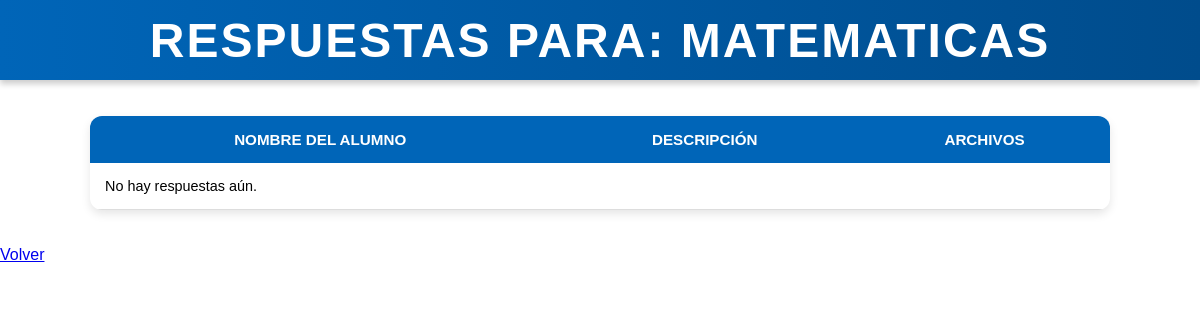
Before: /tarea/1/respuestas/ with the older database file.
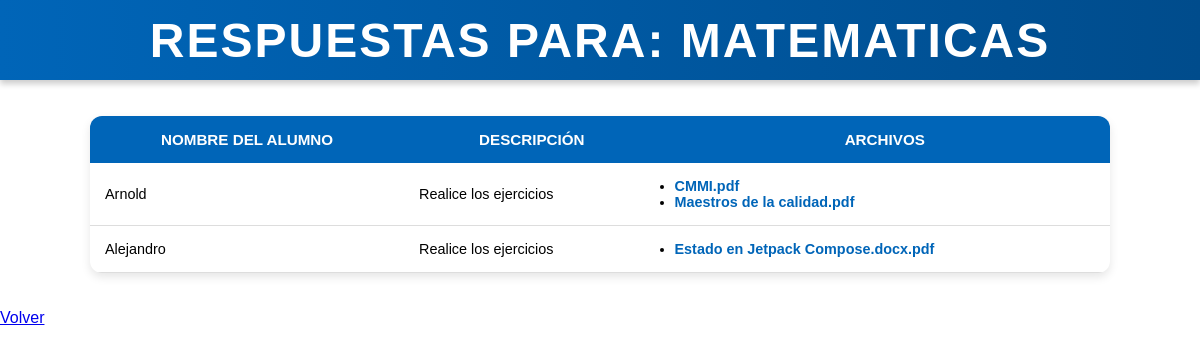
After: the same page with the newer database file.
### app/models.py (models this page shows, shortened)
class Respuesta(models.Model):
    tarea = models.ForeignKey(Tareas, on_delete=models.CASCADE, related_name='respuestas')
    nombre_alumno = models.CharField(max_length=100)
    descripcion = models.TextField()
    archivo = models.FileField(upload_to='respuestas/', null=True, blank=True)

class ArchivoRespuesta(models.Model):
    respuesta = models.ForeignKey(Respuesta, on_delete=models.CASCADE, related_name='archivos_adicionales')
    archivo = models.FileField(upload_to='respuestas_archivos/')
    nombre_original = models.CharField(max_length=255)
    fecha_subida = models.DateTimeField(auto_now_add=True)

### app/views.py (the view)
# urls.py: path('tarea/<int:tarea_id>/respuestas/', views.ver_respuestas, name='ver_respuestas'),
def ver_respuestas(request, tarea_id):
    tarea = get_object_or_404(Tareas, pk=tarea_id)
    respuestas = tarea.respuestas.all()
    return render(request, 'app/respuestas.html', {'tarea': tarea, 'respuestas': respuestas})

### app/templates/app/respuestas.html (shortened to what this page needs)
{% load static %}
<link rel="stylesheet" href="{% static 'app/index.css' %}" />
<header>
    <h2>Respuestas para: {{ tarea.nombre }}</h2>
</header>
<table>
  <tr>
    <th>Nombre del Alumno</th>
    <th>Descripción</th>
    <th>Archivos</th>
  </tr>
  {% for respuesta in respuestas %}
  <tr>
    <td>{{ respuesta.nombre_alumno }}</td>
    <td>{{ respuesta.descripcion }}</td>
    <td>
      {% if respuesta.archivos_adicionales.all %}
        <ul>
          {% for archivo in respuesta.archivos_adicionales.all %}
            <li>
              <a href="{{ archivo.archivo.url }}" target="_blank">{{ archivo.nombre_original }}</a>
            </li>
          {% endfor %}
        </ul>
      {% endif %}
    </td>
  </tr>
  {% empty %}
  <tr>
    <td colspan="3">No hay respuestas aún.</td>
  </tr>
  {% endfor %}
</table>
<a href="{% url 'lista_tareas' %}">Volver</a>

Changed rows visible on the page:
added Respuesta: nombre_alumno "Arnold", descripcion "Realice los ejercicios"
added ArchivoRespuesta: nombre_original "CMMI.pdf", shown under "Arnold"
added ArchivoRespuesta: nombre_original "Maestros de la calidad.pdf", shown under "Arnold"
added Respuesta: nombre_alumno "Alejandro", descripcion "Realice los ejercicios"
added ArchivoRespuesta: nombre_original "Estado en Jetpack Compose.docx.pdf", shown under "Alejandro"
Other visible differences:
text no longer shown: "No hay respuestas aún."
